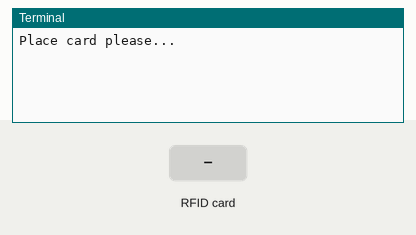
A program run on a simulated Raspberry Pi (header pin numbers). Shown: the last lines printed to the terminal. The test bench sets the inputs (shaded band). The RFID card's data blocks start empty.

Above: at 1.2 s.
1.3 s: RFID card 5E 7A 19 C4 held to the reader
At 1.89 s:
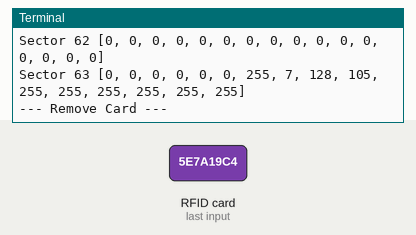
At 2.8 s:
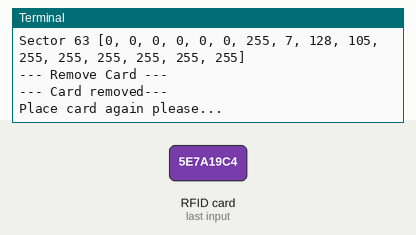
Timing chart, 0 to 4.3 s (numbered marks = the images above; inputs shaded):
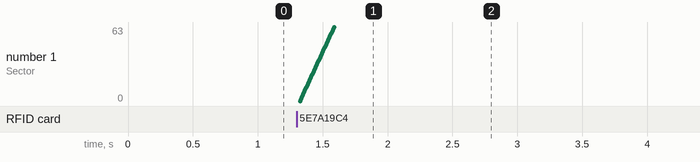

The program:

pyDump2.py
```python
#!/usr/bin/env python
# -*- coding: utf8 -*-

import RPi.GPIO as GPIO
import MFRC522
import signal

continue_reading = True

# Capture SIGINT for cleanup when the script is aborted
def end_read(signal,frame):
    global continue_reading
    print "Ctrl+C captured, ending read."
    continue_reading = False
    GPIO.cleanup()

# Hook the SIGINT
signal.signal(signal.SIGINT, end_read)

print "Place card please..."

# Create an object of the class MFRC522
MIFAREReader = MFRC522.MFRC522()

# This loop keeps checking for chips. If one is near it will get the UID and authenticate
while continue_reading:

    # Scan for cards
    (status,TagType) = MIFAREReader.MFRC522_Request(MIFAREReader.PICC_REQIDL)

    # If a card is found
    if status == MIFAREReader.MI_OK:
        print "Card detected"

    # Get the UID of the card
    (status,uid) = MIFAREReader.MFRC522_Anticoll()

    # If we have the UID, continue
    if status == MIFAREReader.MI_OK:

        # Print UID
        print "Card read UID: "+str(uid[0])+","+str(uid[1])+","+str(uid[2])+","+str(uid[3])

        # This is the default key for authentication
        key = [0xFF,0xFF,0xFF,0xFF,0xFF,0xFF]

        # Select the scanned tag
        MIFAREReader.MFRC522_SelectTag(uid)

        # Dump the data
        MIFAREReader.MFRC522_DumpClassic1K(key, uid)

        # Stop
        MIFAREReader.MFRC522_StopCrypto1()

        # wait card removed
        print "--- Remove Card ---"
        card_removed = False
        card_removed_counter = 5

        while not card_removed:
            (status,TagType) = MIFAREReader.MFRC522_Request(MIFAREReader.PICC_REQIDL)
            if status != MIFAREReader.MI_OK:
                card_removed_counter = card_removed_counter-1
                if card_removed_counter==0:
                    card_removed = True
            else:
                card_removed_counter = 5

        print "--- Card removed---"
        print "Place card again please..."
```

Measured:
- after the input at 1.3 s, the terminal: prints a new line at once (image 1)
